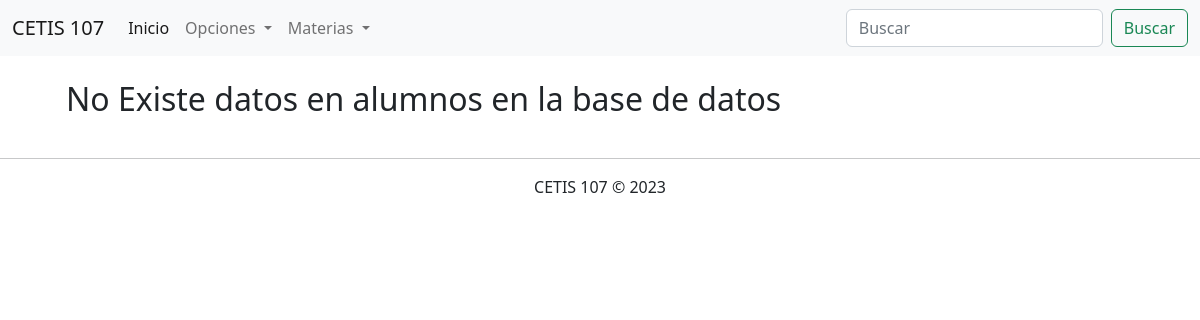
The app's page /consultarMaterias.php, older data.
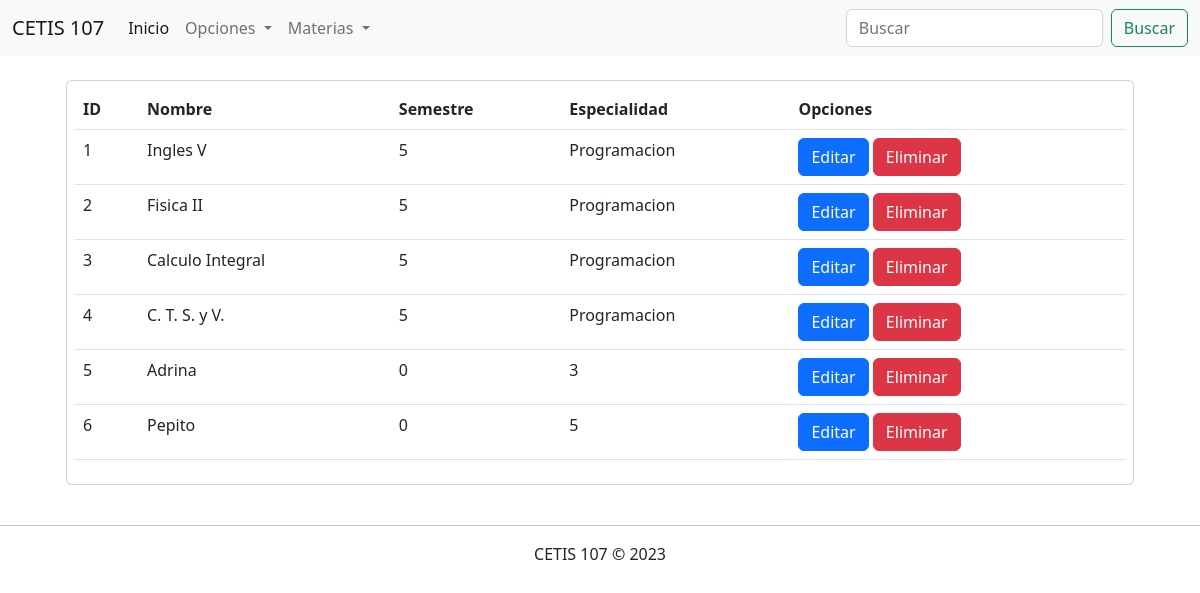
The same page, newer data.
### tables this page shows
CREATE TABLE `materias` (
  `id` int(11) NOT NULL,
  `nombre` varchar(100) NOT NULL,
  `semestre` int(11) NOT NULL,
  `especialidad` varchar(100) NOT NULL
);

### consultarMaterias.php (the view, shortened to what this page needs)
<!DOCTYPE html>
<html lang="en">
<head>
    <link rel="stylesheet" href="css/bootstrap.css">
</head>
<body>
<?php
        include 'menu.php';
        include 'conexion2.php';
        $sql = "SELECT * FROM materias";
        $datos = $conexion->query($sql);
    ?>
<div class="container">
        <div class="row">
            <div class="col-12">
                <?php if($datos->num_rows > 0){ ?>
                    <div class="table-responsive card m-4 p-2">
                        <table class="table table-hover">
                            <thead>
                                <tr>
                                    <th>ID</th>
                                    <th>Nombre</th>
                                    <th>Semestre</th>
                                    <th>Especialidad</th>
                                    <th>Opciones</th>
                                </tr>
                            </thead>
                            <tbody>
                                <?php while($registro = $datos->fetch_assoc()){ ?>
                                    <tr>
                                        <td><?php echo $registro["id"]; ?></td>
                                        <td><?php echo $registro["nombre"]; ?></td>
                                        <td><?php echo $registro["semestre"]; ?></td>
                                        <td><?php echo $registro["especialidad"]; ?></td>
                                        <td>
                                            <a href="" class="btn btn-xs btn-primary">Editar</a>
                                            <a href="eliminarMaterias.php?id=<?php echo $registro["id"]?>" class="btn btn-xs btn-danger">Eliminar</a>
                                        </td>
                                    </tr>
                                <?php }?>
                            </tbody>
                        </table>
                    </div>
                <?php } else{ ?>
                    <h2 class="m-4">No Existe datos en alumnos en la base de datos</h2>
                <?php } ?>
            </div>
        </div>
    </div>
<footer class="text-center">
        <hr>
        CETIS 107 &copy; 2023
    </footer>
</body>
</html>

### menu.php (shortened to what this page needs)
<nav class="navbar navbar-expand-lg bg-light">
	<div class="container-fluid">
		<a class="navbar-brand" href="inicio.php">CETIS 107</a>
		<div class="collapse navbar-collapse" id="navbarSupportedContent">
		<ul class="navbar-nav me-auto mb-2 mb-lg-0">
			<li class="nav-item">
			<a class="nav-link active" aria-current="page" href="inicio.php">Inicio</a>
			</li>
			<li class="nav-item dropdown">
			<a class="nav-link dropdown-toggle" href="#" role="button" data-bs-toggle="dropdown" aria-expanded="false">
				Opciones
			</a>
			</li>
			<li class="nav-item dropdown">
			<a class="nav-link dropdown-toggle" href="#" role="button" data-bs-toggle="dropdown" aria-expanded="false">
				Materias
			</a>
			</li>
		</ul>
		<form class="d-flex" role="search">
			<input class="form-control me-2" type="search" placeholder="Buscar" aria-label="Search">
			<button class="btn btn-outline-success" type="submit">Buscar</button>
		</form>
		</div>
	</div>
</nav>

Row changes from the older to the newer data that the page shows:
added materias: id "1", nombre "Ingles V", semestre "5", especialidad "Programacion"
added materias: id "2", nombre "Fisica II", semestre "5", especialidad "Programacion"
added materias: id "3", nombre "Calculo Integral", semestre "5", especialidad "Programacion"
added materias: id "4", nombre "C. T. S. y V.", semestre "5", especialidad "Programacion"
added materias: id "5", nombre "Adrina", semestre "0", especialidad "3"
added materias: id "6", nombre "Pepito", semestre "0", especialidad "5"
Text that changed along with them:
text no longer shown: "No Existe datos en alumnos en la base de datos"
text now shown: "ID Nombre Semestre Especialidad Opciones"
